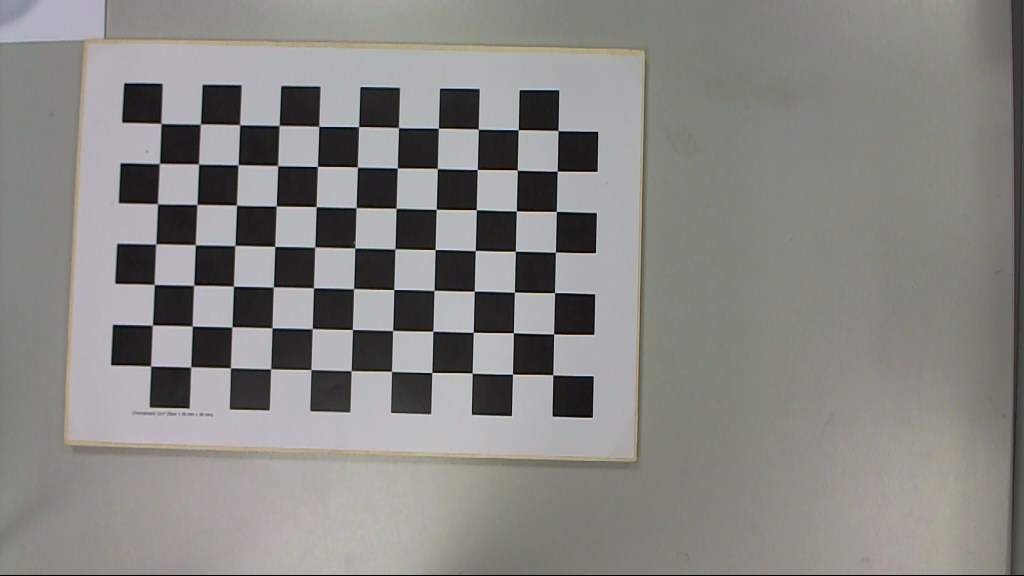
#> input picture calibration_images/archive/data/imgs/leftcamera/Im_L_1.png, 1024 x 576 px; its folder holds 4 pictures in this run
$ python calibrate_camera.py
#> lines starting #> are read from the running program, lines starting #| are printed output that depends on the picture
#> further down, img is the input picture: shape (576, 1024, 3); mean B, G, R 131.2, 134.2, 135.4
### src/ai_robotics/vision/camera_calibration.py
import cv2 as cv
from matplotlib.pyplot import gray
import numpy as np


def calibrate_camera(images, chessboard_size=(7, 6), square_size=25):

#> called with chessboard_size = (7, 6), square_size = 25
    objp = np.zeros(
        (chessboard_size[1] * chessboard_size[0], 3),
        np.float32
    )
#> objp = 42 rows, first 8: [0, 0, 0], [0, 0, 0], [0, 0, 0], [0, 0, 0], [0, 0, 0], [0, 0, 0], [0, 0, 0], [0, 0, 0]

    objp[:, :2] = np.mgrid[
        0:chessboard_size[0],
        0:chessboard_size[1]
    ].T.reshape(-1, 2)

    objp[:, :2] *= square_size

    objpoints = []
    imgpoints = []

    criteria = (
        cv.TERM_CRITERIA_EPS +
        cv.TERM_CRITERIA_MAX_ITER,
        30,
        0.001
    )

    image_size = None

    for img in images:

        gray = cv.cvtColor(img, cv.COLOR_BGR2GRAY)

        image_size = gray.shape[::-1]

        ret, corners = cv.findChessboardCornersSB(
            gray, chessboard_size, None
            )

        if ret:

            objpoints.append(objp)
            imgpoints.append(corners)

            print("Chessboard detected")

        else:
            print("Chessboard NOT detected")
#> this loop made 4 passes
#> pass 2, in calibrate_camera, `gray = cv.cvtColor(img, cv.COLOR_BGR2GRAY)`:
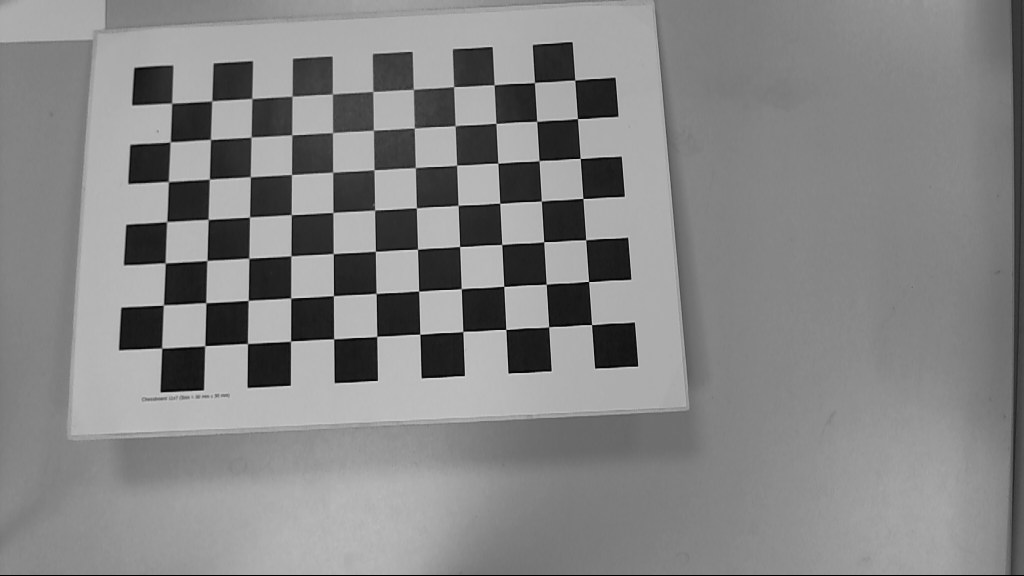
#> gray: shape (576, 1024); min 0, max 219, mean 133.2
#> pass 3, in calibrate_camera, `gray = cv.cvtColor(img, cv.COLOR_BGR2GRAY)`:
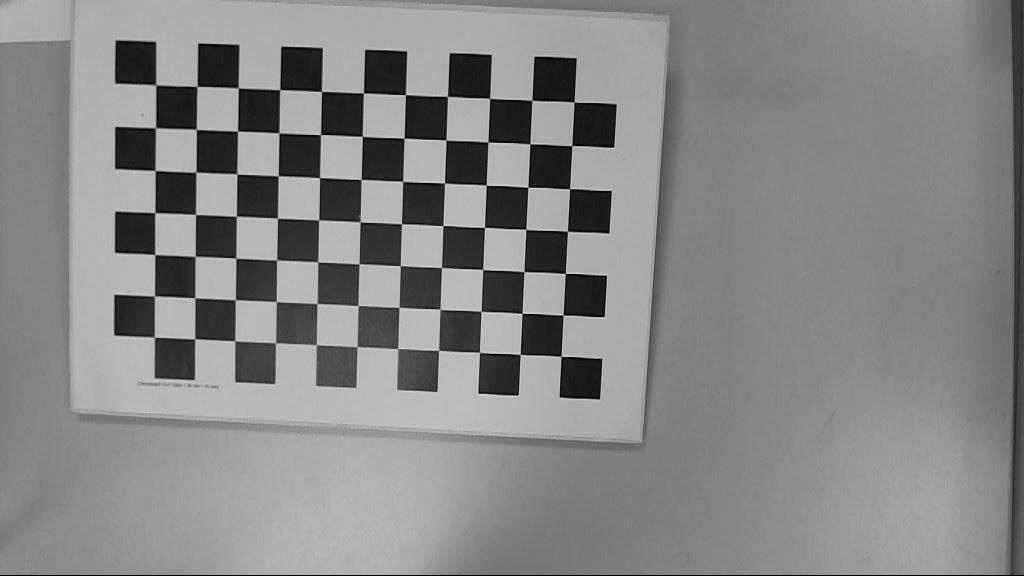
#> gray: shape (576, 1024); min 0, max 214, mean 133.7
#> after the loop:
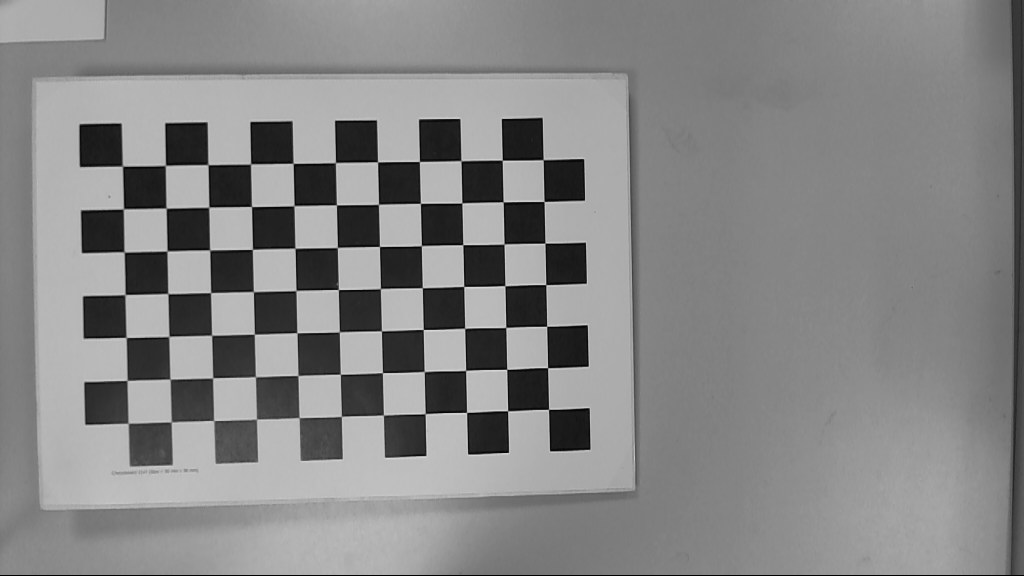
#> gray: shape (576, 1024); min 0, max 219, mean 133.4

    if len(objpoints) == 0:
        raise ValueError(
            "No chessboard corners were detected."
        )

    ret, mtx, dist, rvecs, tvecs = cv.calibrateCamera(
        objpoints,
        imgpoints,
        image_size,
        None,
        None
    )


    total_error = 0

    for i in range(len(objpoints)):
        projected_points, _ = cv.projectPoints(
            objpoints[i],
            rvecs[i],
            tvecs[i],
            mtx,
            dist
        )

        error = cv.norm(
            imgpoints[i],
            projected_points,
            cv.NORM_L2
        ) / len(projected_points)

        total_error += error

    mean_error = total_error / len(objpoints)

    print("Mean Reprojection Error:", mean_error)

    return mtx, dist, rvecs, tvecs

### scripts/calibrate_camera.py
import cv2 as cv
import glob
import numpy as np

from ai_robotics.vision.camera_calibration import calibrate_camera

from pathlib import Path

image_folder = Path("calibration_images/archive/data/imgs/leftcamera")

paths = list(image_folder.glob("*.png"))

print("Images found:", len(paths))

images = []

for path in paths:
    img = cv.imread(path)

    if img is not None:
        images.append(img)


print("Images found:", len(images))


# Calibrate camera
mtx, dist, rvecs, tvecs = calibrate_camera(
    images,
    chessboard_size=(7, 6),
    square_size=25
)


# Print results
print("\nCamera Matrix:")
print(mtx)

print("\nDistortion:")
print(dist)


# Save calibration data
np.savez(
    "camera_calibration.npz",
    camera_matrix=mtx,
    distortion=dist
)


# Test undistortion
img = images[0]

undistorted = cv.undistort(
    img,
    mtx,
    dist,
    None,
    mtx
)
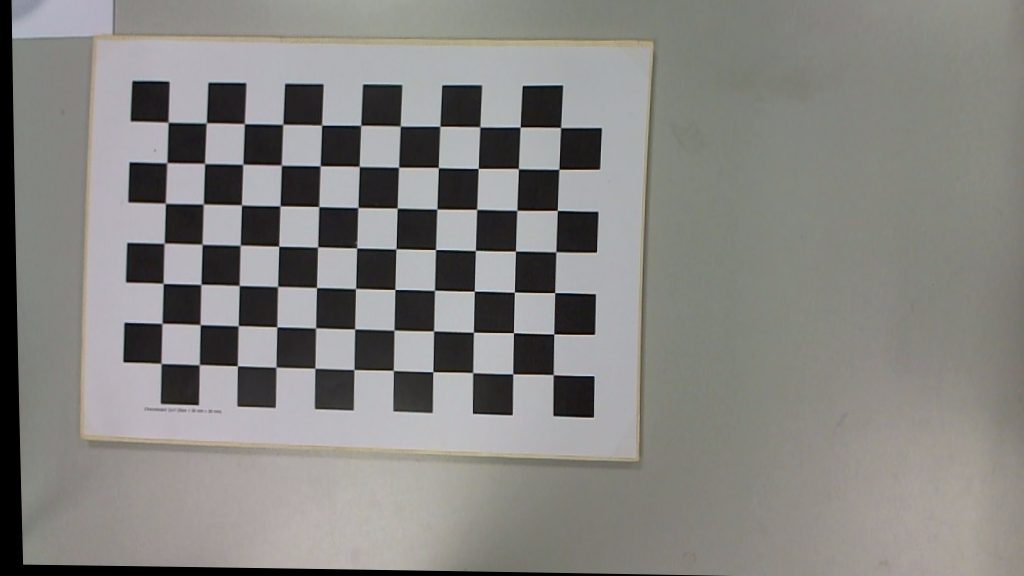
#> undistorted: shape (576, 1024, 3); mean B, G, R 129.2, 132.3, 133.4

cv.imshow("Original", img)
cv.imshow("Undistorted", undistorted)

cv.waitKey(0)
cv.destroyAllWindows()
